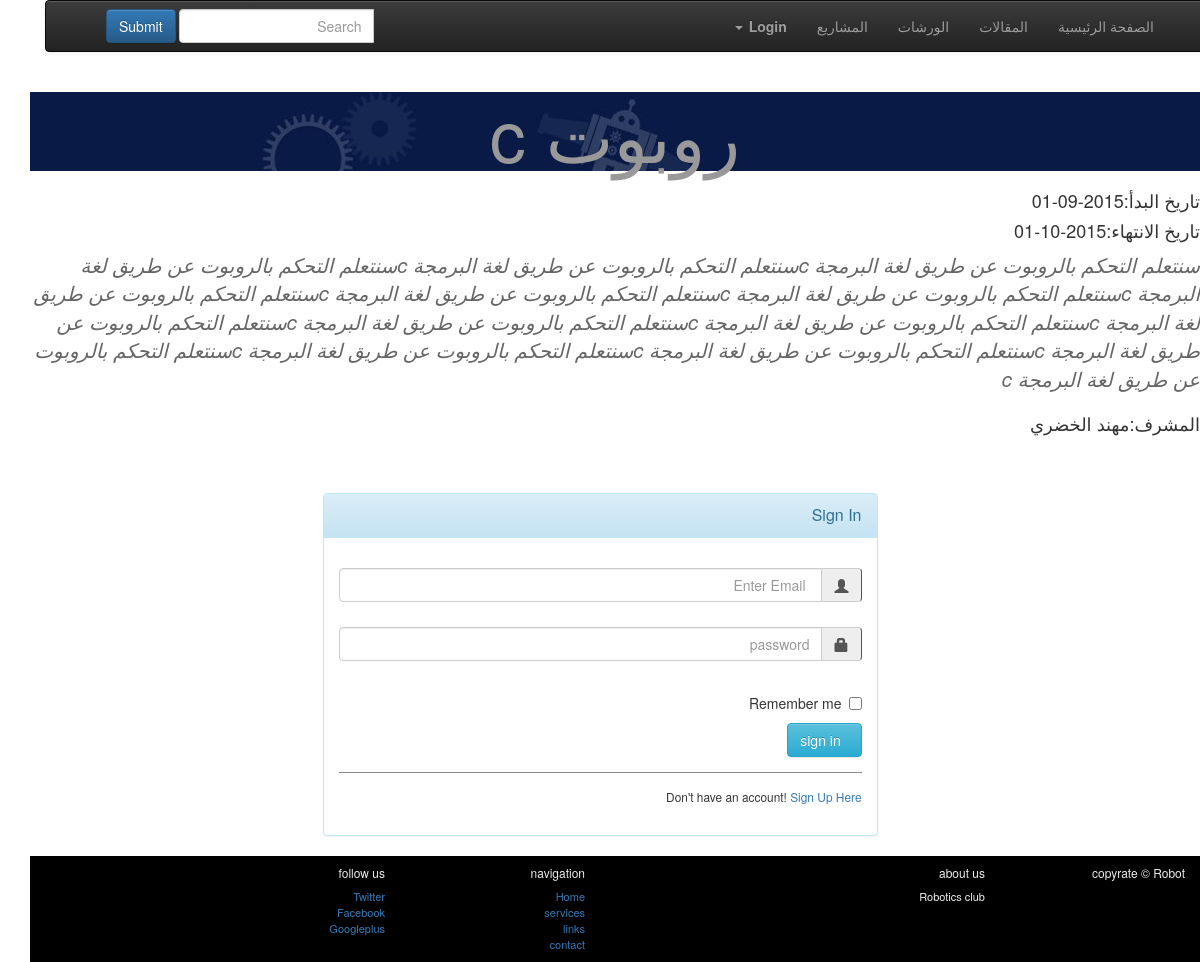
/RobotProject/workshop.php, run on the app's committed database.
### tables this page shows
CREATE TABLE IF NOT EXISTS `workshop` (
  `workshop_id` bigint(20) NOT NULL AUTO_INCREMENT,
  `workshop_name` varchar(255) NOT NULL,
  `workshop_desc` text NOT NULL,
  `workshop_supervisor` varchar(255) NOT NULL,
  `workshop_date` date NOT NULL,
  `workshop_end_date` date NOT NULL,
  `workshop_img` varchar(1000) NOT NULL,
  `Tags` varchar(500) DEFAULT NULL,
  PRIMARY KEY (`workshop_id`)
);

### RobotProject/workshop.php (the view, shortened to what this page needs)
<?php
include("connectdb.php");
$sqlqu = "SELECT workshop_id,workshop_name,workshop_desc,workshop_supervisor,workshop_date,workshop_end_date FROM workshop ORDER BY workshop_date";
$data = mysqli_query($connection,$sqlqu);
?>
<!doctype html>
<html>
<head>
<link rel="stylesheet" type="text/css" href="engine1/style.css" />
<link rel="stylesheet" type="text/css" href="bootstrap-3.3.5-dist/css/bootstrap.min.css">
<link rel="stylesheet" type="text/css" href="bootstrap-3.3.5-dist/css/bootstrap-theme.min.css">
<link rel="stylesheet" type="text/css" href="bootstrap-3.3.5-dist/css/bootstrap-rtl.min.css">
<link href="http://maxcdn.bootstrapcdn.com/font-awesome/4.2.0/css/font-awesome.min.css" rel="stylesheet">
</head>
<body>
<header>
<nav class="navbar navbar-default navbar-inverse" role="navigation">
  <div class="container-fluid">
    <div class="collapse navbar-collapse" id="bs-example-navbar-collapse-1">
      <ul class="nav navbar-nav">
        <li><a href="robotics.php">الصفحة الرئيسية</a></li>
        <li><a href="posts.php">المقالات</a></li>
        <li><a href="workshop.php">الورشات</a></li>
        <li><a href="#">المشاريع</a></li></ul>
      <form class="navbar-form navbar-left" role="search">
        <div class="input-group">
          <input type="text" class="form-control" placeholder="Search">
        </div>
        <button type="submit" class="btn btn-primary">Submit</button>
      </form>
      <ul class="nav navbar-nav navbar-right" style="alignment-adjust:central;">
        <li class="dropdown">
          <a href="#" class="dropdown-toggle" data-toggle="dropdown"><b>Login</b> <span class="caret"></span></a>
        </li>
      </ul>
    </div>
  </div>
</nav>
</header>
<div class="container">
<div class="row">
<?php if (mysqli_num_rows($data)){
while($row=mysqli_fetch_assoc($data)){?>
<div class="col-xs-12 col-sm-12 col-md-12 col-lg-12">
<h1 class="post_title"><?php echo $row['workshop_name'] ?></h1>
</div>
</div>
<div class="row">
<div class="col-xs-12 col-sm-12 col-md-12 col-lg-12">
<h4>تاريخ البدأ:<?php echo $row['workshop_date'] ?></h4>
<h4>تاريخ الانتهاء:<?php echo $row['workshop_end_date'] ?></h4>
</div>
</div>
<div class="row">
<div class="col-xs-12 col-sm-12 col-md-12 col-lg-12">
<p class="post_parghraph"><?php echo $row['workshop_desc'] ?></p>
<div class="row">
<div class="col-xs-12 col-sm-12 col-md-12 col-lg-12">
<h4>المشرف:<?php echo $row['workshop_supervisor'] ?></h4>
<?php }} ?>
</div>
</div>
    <div class="container">
        <div id="loginbox" style="margin-top:50px;" class="mainbox col-md-6 col-md-offset-3 col-sm-8 col-sm-offset-2">
            <div class="panel panel-info" >
                    <div class="panel-heading">
                        <div class="panel-title">Sign In</div>
                    </div>
                    <div style="padding-top:30px" class="panel-body" >
                        <form id="loginform" class="form-horizontal" role="form" method="post" action="ok.php" data-toggle="validator">
                            <div style="margin-bottom: 25px" class="input-group">
                                        <span class="input-group-addon"><i class="glyphicon glyphicon-user"></i></span>
                                        <input id="login-username" type="email" class="form-control" name="email1"  placeholder=" Enter Email">
                                    </div>
                            <div style="margin-bottom: 25px" class="input-group">
                                        <span class="input-group-addon"><i class="glyphicon glyphicon-lock"></i></span>
                                        <input id="login-password" type="password" class="form-control" name="pass" placeholder="password">
                                    </div>
                            <div class="input-group">
                                      <div class="checkbox">
                                        <label>
                                          <input id="login-remember" type="checkbox" name="remember" value="1"> Remember me
                                        </label>
                                      </div>
                                    </div>
                                <div style="margin-top:10px" class="form-group">
                                    <div class="col-sm-12 controls">
                                     <button id="btn-signin" type="submit" class="btn btn-info"><i class="icon-hand-right"></i> &nbsp sign in</button>
                                    </div>
                                </div>
                                <div class="form-group">
                                    <div class="col-md-12 control">
                                        <div style="border-top: 1px solid#888; padding-top:15px; font-size:85%" >
                                            Don't have an account!
                                        <a href="#" onClick="$('#loginbox').hide(); $('#signupbox').show()">
                                            Sign Up Here
                                        </a>
                                        </div>
                                    </div>
                                </div>
                            </form>
                        </div>
                    </div>
        </div>
    </div>
<footer>
<div class="container">
<div class="row footer">
<div class="col-sm-2">
<h6>copyrate &copy; Robot</h6>
</div>
<div class="col-sm-4">
<h6>about us</h6>
<p>Robotics club</p>
</div>
<div class="col-sm-2">
<h6>navigation</h6>
<ul class="unstyled">
<li><a href="robotics.php">Home</a></li>
<li><a href="#">services</a></li>
<li><a href="#">links</a></li>
<li><a href="#">contact</a></li>
</ul>
</div>
<div class="col-sm-2">
<h6>follow us</h6>
<ul class="unstyled">
<li><a href="#">Twitter</a></li>
<li><a href="#">Facebook</a></li>
<li><a href="#">Googleplus</a></li>
</ul>
</div>
</div>
</div>
</footer>
</div>
</div>
</div>
</body>
</html>

### RobotProject/workshop.php (style rules this page uses)
.post_title { text-align:center; font-size:72px; color:#999; background-image:url(Images/workshop3.jpg); }
.post_parghraph { font-style:oblique; font-size:20px; color:#666; }
.footer { background:#000; color:#eee; font-size:11px; }
ul.unstyled { list-style:none; padding:0; }
body { background:url(); padding:0; }

### data on the page
workshop: workshop_name "روبوت c", workshop_desc "سنتعلم التحكم بالروبوت عن طريق لغة البرمجة cسنتعلم التحكم بالروبوت عن طريق لغة البرمجة cسنتعلم التحكم بالروبوت عن طريق لغة البرمجة cسنتعلم التحكم بالروبوت عن طريق لغة البرمجة cسنتعلم التحكم بالروبوت عن طريق لغة البرمجة cسنتعلم التحكم بالروبوت عن طريق لغة البرمجة cسنتعلم التحكم بالروبوت عن طريق لغة البرمجة cسنتعلم التحكم بالروبوت عن طريق لغة البرمجة cسنتعلم التحكم بالروبوت عن طريق لغة البرمجة cسنتعلم التحكم بالروبوت عن طريق لغة البرمجة cسنتعلم التحكم بالروبوت عن طريق لغة البرمجة cسنتعلم التحكم بالروبوت عن طريق لغة البرمجة c", workshop_supervisor "مهند الخضري"
